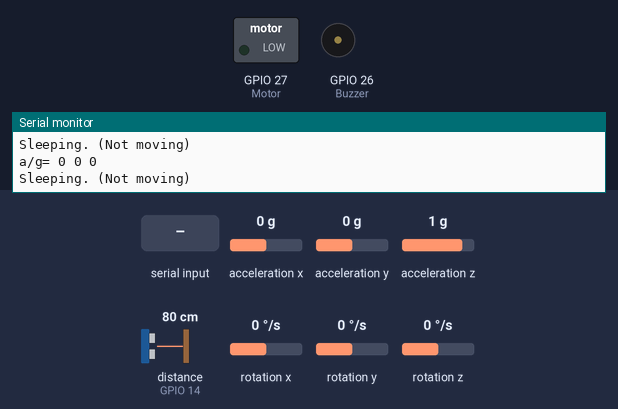
This sketch was run on a simulated ESP32. Parts: switched loads named in the sketch (green lamp = pin HIGH), buzzer (waves = sounding, pin HIGH), the last lines printed to the serial monitor. The test bench sets the inputs (shaded band); at power-on: rotation x 0 °/s, distance to the obstacle (sensor on GPIO 14) 80 cm, acceleration x 0 g, acceleration y 0 g, acceleration z 1 g, rotation y 0 °/s, rotation z 0 °/s. The echo pulse lasts 58.3 µs per cm; nothing arrives over Bluetooth unless stated; pins used as bus, display or sensor lines are not drawn.

Above: at 1.8 s.
1.9 s: "finding" received over the second serial link
At 3.8 s:
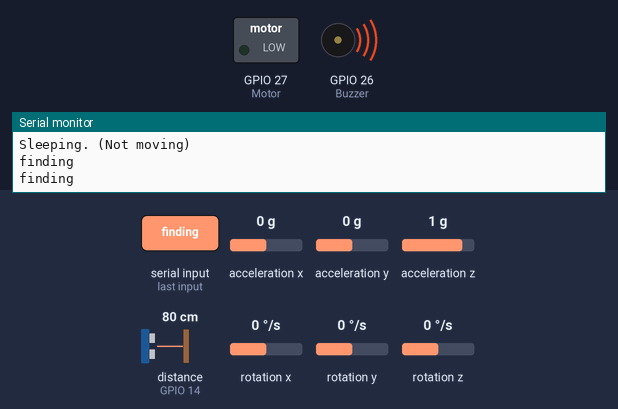
6.0 s: rotation x set to -3 °/s
At 7.4 s:
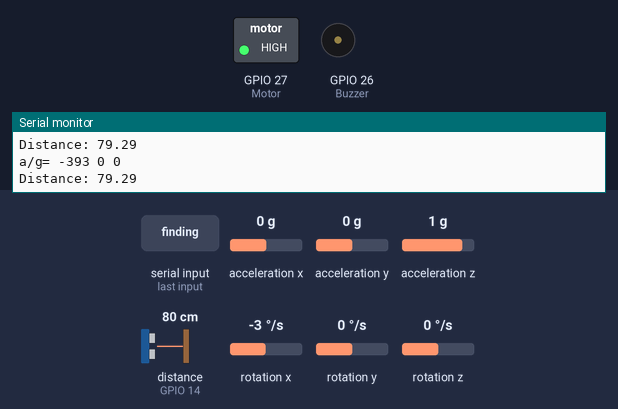
7.7 s: "finding" received over the second serial link
At 9.3 s:
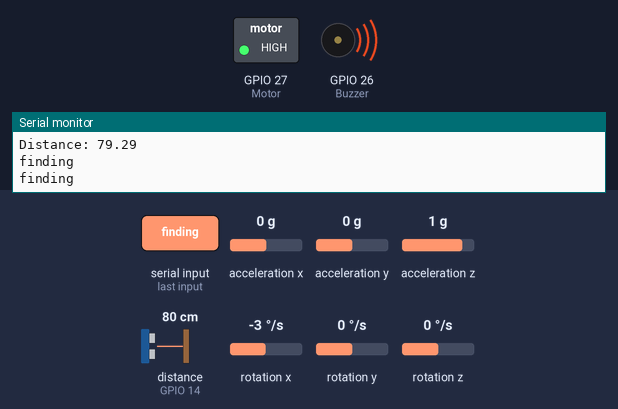
11.2 s: distance to the obstacle (sensor on GPIO 14) set to 95 cm
12.7 s: distance to the obstacle (sensor on GPIO 14) set to 105 cm
At 13.9 s:
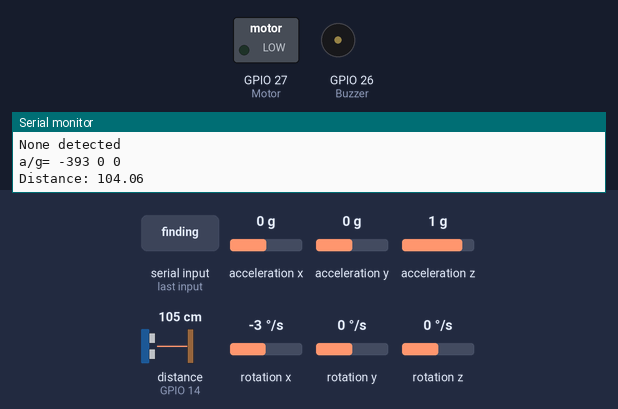
14.3 s: distance to the obstacle (sensor on GPIO 14) set to 2 cm
At 15.7 s:
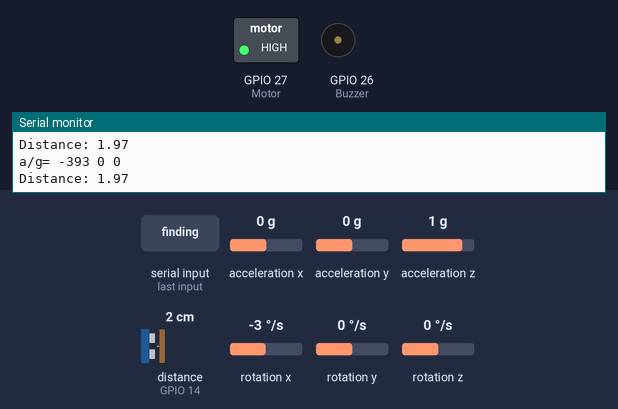
Timing chart, 0 to 16.9 s (numbered marks = the images above; inputs shaded):
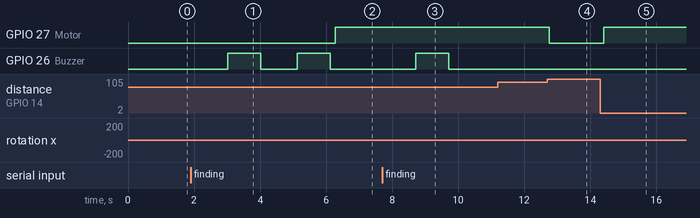

The sketch:

Smart_Cane.ino
```cpp
//Wifi library
// #include "WiFi.h" //SysFile Name changed from C:\Program Files (x86)\Arduino\libraries\WiFi\src : WiFi.h -> SysWiFi.h

//BLE(Bluetooth Low Energy) libray
// #include "BLEDevice.h"

//BlueTooth library
#include <BluetoothSerial.h>

//SPIFFS library
#include "SPIFFS.h"   //儲存小檔案用

//MPU6050 library
#include "I2Cdev.h"
#include "MPU6050.h"
#include "Wire.h"
//定義腳位
#define Trig    12 //發出聲波
#define Echo    14 //接收聲波

#define Motor   27 //震動馬達
#define Buzzer  26 //蜂鳴器
//硬體接腳定義
//SDA 21
//SCL 22

bool finding = false;

//BlueTooth-----------------------------------------------------
BluetoothSerial SerialBT;
//--------------------------------------------------------------

//BLE-----------------------------------------------------------
// //我們希望連上的服務
// static BLEUUID serviceUUID("4fafc201-1fb5-459e-8fcc-c5c9c331915c");
// //我們希望連上的特徵
// static BLEUUID   charUUID1("6e400003-b5a3-f393-e0a9-e50e24dcca9e");
// //判斷是否連線、完成掃描
// static boolean doConnect = false;
// static boolean connected = false;
// static boolean doScan = false;


// static BLERemoteCharacteristic* pRemoteCharacteristic;
// static BLEAdvertisedDevice* myDevice;

// //BLE 通知的回調函式，如果有資料則儲存並列印
// static void notifyCallback(
//   BLERemoteCharacteristic* pBLERemoteCharacteristic,
//   uint8_t* pData,
//   size_t length,
//   bool isNotify) {

//     Serial.print("Notify callback for characteristic ");
//     Serial.print(pBLERemoteCharacteristic->getUUID().toString().c_str());

//     Serial.print("資料長度");
//     Serial.println(length);
//     String Collect_Date = (char*)pData;
//     Serial.print("收到資料: ");
//     Serial.println(Collect_Date);
//     if(Collect_Date=="finding"){
//       finding = true;
//     }
//     Collect_Date = "";

// }
// //連線之回調函式，會返回連線狀態
// class MyClientCallback : public BLEClientCallbacks {
//   void onConnect(BLEClient* pclient) {

//   }

//   void onDisconnect(BLEClient* pclient) {
//     connected = false;
//     Serial.println("onDisconnect");
//   }
// };
// //與Server連線，並判斷是否成功，回傳bool
// bool connectToServer() {

//     Serial.print("Forming a connection to ");
//     Serial.println(myDevice->getAddress().toString().c_str());
//     //啟動BLE GATT Client
//     BLEClient*  pClient  = BLEDevice::createClient();
//     Serial.println("啟動Client!");
//     //設置連線之回調函數
//     pClient->setClientCallbacks(new MyClientCallback());
//     //與BLE Server連線
//     pClient->connect(myDevice);
//     Serial.println(" - Connected to server");
//     //設置最大資料傳輸長度517位元組
//     //set client to request maximum MTU from server (default is 23 otherwise)
//     pClient->setMTU(517);

//     //Obtain a reference to the service we are after in the remote BLE server.
//     //從BLE Server取得所需要的服務
//     BLERemoteService* pRemoteService = pClient->getService(serviceUUID);

//     if (pRemoteService == nullptr) {
//       Serial.print("Failed to find our service UUID: ");
//       Serial.println(serviceUUID.toString().c_str());
//       pClient->disconnect();
//       return false;
//     }
//     //找到該Service之UUID
//     Serial.println(" - Found our service");


//     // Obtain a reference to the characteristic in the service of the remote BLE server.
//     //從BLE Service取得所需要的特徵
//     pRemoteCharacteristic = pRemoteService->getCharacteristic(charUUID1);
//     if (pRemoteCharacteristic == nullptr) {
//       Serial.print("Failed to find our characteristic UUID: ");
//       Serial.println(charUUID1.toString().c_str());
//       pClient->disconnect();
//       return false;
//     }
//     //找到該特徵之UUID
//     Serial.println(" - Found our characteristic");

//     // Read the value of the characteristic.
//     // 由特徵讀取值
//     if(pRemoteCharacteristic->canRead()) {
//       std::string value = pRemoteCharacteristic->readValue();
//       //Serial.print("The characteristic value was: ");
//       //Serial.println(value.c_str());
//     }


//     if(pRemoteCharacteristic->canNotify())
//       pRemoteCharacteristic->registerForNotify(notifyCallback);
//     //連線成功
//     connected = true;
//     return true;
// }
// //回調BLE SERVER狀況
// class MyAdvertisedDeviceCallbacks: public BLEAdvertisedDeviceCallbacks {
//  /**
//    * Called for each advertising BLE server.
//    */
//   void onResult(BLEAdvertisedDevice advertisedDevice) {
//     Serial.print("BLE Advertised Device found: ");
//     Serial.println(advertisedDevice.toString().c_str());

//     // We have found a device, let us now see if it contains the service we are looking for.
//     if (advertisedDevice.haveServiceUUID() && advertisedDevice.isAdvertisingService(serviceUUID)) {
//       //找到該SERVER，則停止廣播
//       BLEDevice::getScan()->stop();
//       myDevice = new BLEAdvertisedDevice(advertisedDevice);
//       doConnect = true;
//       doScan = true;

//     } // Found our server
//   } // onResult
// }; // MyAdvertisedDeviceCallbacks
//--------------------------------------------------------------

//超音波感測器---------------------------------------------------
  float echoTime; //傳回時間(前)
  float distance;//轉換成距離(前)
//--------------------------------------------------------------

//MPU6050宣告初始值----------------------------------------------
MPU6050 accelgyro;
// MPU6050 accelgyro(0x69); // <-- use for AD0 high

int16_t ax, ay, az;
int16_t gx, gy, gz;

//#define LED_PIN 13
//bool blinkState = false;

String str=""; //儲存結果為字串

//int accel_1[3]; // 三軸感測
//int accel_2[3]; // 變化後(變化量)
int gyro[3];
//--------------------------------------------------------------

//Bluetooth----------------------------------------------------------
String msg;
//--------------------------------------------------------------

void setup() {
  Serial.begin(115200);
  delay(1);
  //BlueTooth-----------------------------------------------------
  SerialBT.begin("SmartCane");
  //--------------------------------------------------------------
  //BLE-----------------------------------------------------------
  // Serial.println("開始BLE Client....");
  // BLEDevice::init("SmartCane"); //初始化，並啟動BLE裝置

  //掃描附近BLE SERVER
  // BLEScan* pBLEScan = BLEDevice::getScan();
  // pBLEScan->setAdvertisedDeviceCallbacks(new MyAdvertisedDeviceCallbacks());
  // pBLEScan->setInterval(1349);
  // pBLEScan->setWindow(449);
  // pBLEScan->setActiveScan(true);
  // pBLEScan->start(5, false);
  //--------------------------------------------------------------

  //震動模組-------------------------------------------------------
  pinMode(Motor, OUTPUT);
  //--------------------------------------------------------------
  //蜂鳴器--------------------------------------------------------
  pinMode(Buzzer, OUTPUT);
  //--------------------------------------------------------------

  //超音波感測器---------------------------------------------------

  //超音波前
  pinMode(Trig, OUTPUT);
  pinMode(Echo, INPUT);

  //--------------------------------------------------------------
  //MPU6050-------------------------------------------------------
  delay(1);
  Serial.println("MPU6050: Wire.begin()");
  Wire.begin();

  // initialize device
  Serial.println("Initializing I2C devices...");
  accelgyro.initialize();

  // verify connection
  Serial.println("Testing device connections...");
  //Serial.println(accelgyro.testConnection() ? "MPU6050 connection successful" : "MPU6050 connection failed");
  while(!accelgyro.testConnection()){
    Serial.println("MPU6050 connection failed");
    delay(500);
  }
  Serial.println("MPU6050 connection successful");

  //G-sensor offsets //初始值誤差補償
  Serial.println("Updating internal sensor offsets...");
  accelgyro.setXGyroOffset(50);
  accelgyro.setYGyroOffset(20);
  accelgyro.setZGyroOffset(-35);
//----------------
}

void loop() {
  //BlueTooth------------------------------------------------
  //讀取並發送藍芽訊號
  /* //暫時沒用到
  if (Serial.available()) {
    SerialBT.write(Serial.read());
  }
  */
  //接收藍芽訊號
  if (SerialBT.available()) {
    msg = SerialBT.readString();
    Serial.println(msg);
    if(msg == "finding"){
      finding = true;
    }
  }
  //---------------------------------------------------------
  //BLE------------------------------------------------------
  // if (doConnect == true) {
  //   if (connectToServer()) {
  //     Serial.println("We are now connected to the BLE Server.");
  //   } else {
  //     Serial.println("We have failed to connect to the server; there is nothin more we will do.");
  //   }
  //   doConnect = false;
  //   }
  //   if (connected) {

  //   }
  //   else if(doScan){
  //     BLEDevice::getScan()->start(0);
  //   }
  //---------------------------------------------------------
  //主功能程式------------------------------------------------
  if (finding){
    Serial.println(msg);
    beep();
  }else{
    digitalWrite(Buzzer, LOW);
  }
  if(isMoving()){  //if MPU6050晃動中
    finding = false;
    //超音波前
    digitalWrite(Trig, LOW);  //關閉
    delayMicroseconds(5);
    digitalWrite(Trig, HIGH); //啟動
    delayMicroseconds(10);
    digitalWrite(Trig, LOW);  //關閉
    echoTime = pulseIn(Echo, HIGH); //傳回時間
    distance = echoTime * 34 / 1000 / 2; //轉換成距離

    Serial.print("Distance: "); //莫名壞掉，改用兩行
    Serial.println(distance);
    delay(50);

    if(distance <= 100){    //距離1公尺
      digitalWrite(Motor, HIGH);
    }
    else{
      digitalWrite(Motor, LOW);
      Serial.println("None detected");
    }//超音波結尾

  }else{ //if not moving
    digitalWrite(Motor, LOW);
    Serial.println("Sleeping. (Not moving)");
      delay(1000);
  }
  //---------------------------------------------------------
}//loop結尾

//函式宣告
bool isMoving(){  //MPU6050是否晃動中
//void gsensorPrint(){
  if (!accelgyro.testConnection()){
    Serial.println("MPU6050 connection failed");
    delay(5000);
  }
  else{
    // read raw accel/gyro measurements from device

    //全讀
    //accelgyro.getMotion6(&ax, &ay, &az, &gx, &gy, &gz);

/*  //用a偵測 (三軸角度)
    accelgyro.getAcceleration(&ax, &ay, &az); //只抓a

    accel_1[0]=ax;
    accel_1[1]=ay;
    accel_1[2]=ay;
*/

    //用g偵測 (加速度)
    accelgyro.getRotation(&gx, &gy, &gz); //只抓g
    //#ifdef OUTPUT_READABLE_ACCELGYRO
    // display tab-separated accel/gyro x/y/z values

/*  //使用其他值時的列印函式
        //存成字串一起輸出
        //str ="a/g= " + String(ax) +' '+ String(ay) +' '+ String(az) +' '+ String(gx) +' '+ String(gy) +' '+ String(gz);
        //用"\t"分隔:
        //str = String(ax) +"\t"+ String(ay) +"\t"+ String(az) +"\t"+ String(gx) +"\t"+ String(gy) +"\t"+ String(gz);

        //只抓Acceleration:
        //str = "a/g= " + String(ax) +' '+ String(ay) +' '+ String(az);
*/
        //只抓G時的print
        str = "a/g= " + String(gx) +' '+ String(gy) +' '+ String(gz);

        Serial.println(str);

    // G-sensor 作動值
    int limit = 200;

    //使用G偵測，setup需設定補償
    if((gx < limit * -1 || gx > limit) || (gy < limit * -1 || gy > limit) || (gz<limit * -1 || gz > limit)) {
      return true;
    }else{
      return false;
    }

/*  //測試a變化量，需有明顯的瞬間角度改變
    accelgyro.getAcceleration(&ax,  &ay,  &az); //只抓a
    str = "a/g= " + String(ax) +' '+ String(ay) +' '+ String(az);
    Serial.println(str);

    accel_2[0]=ax;
    accel_2[1]=ay;
    accel_2[2]=ay;

    //用accel測試晃動
    for(int i=0; i<3; i++){
      if(accel_2[i]>accel_1[i]+250 || accel_2[i]<accel_1[i]-250){
        return true;
      }
     return false;
    }
*/
  } // end else
}// G-sonsor func

void beep(){
    digitalWrite(Buzzer, HIGH);
    delay(1000);
    digitalWrite(Buzzer, LOW);
    delay(100);
}
```

Measured:
- the behaviour switches between -1 and -2 °/s on rotation x (found by bisection; images 1 and 2)
- the behaviour switches between 100 and 101 cm on distance to the obstacle (sensor on GPIO 14) (found by bisection; images 3 and 4)
- after the input at 1.9 s, GPIO 26 (Buzzer): LOW → HIGH after 1.1 s, → LOW 1.0 s later, → HIGH 1.1 s later
- after the input at 6.0 s, GPIO 27 (Motor): LOW → HIGH after 0.28 s; GPIO 26 (Buzzer): goes on until 6.1 s, then stays LOW
- after the input at 7.7 s, GPIO 26 (Buzzer): LOW → HIGH after 1.0 s, → LOW 1.0 s later
- after the input at 12.7 s, GPIO 27 (Motor): HIGH → LOW after 0.06 s
- after the input at 14.3 s, GPIO 27 (Motor): LOW → HIGH after 0.10 s
